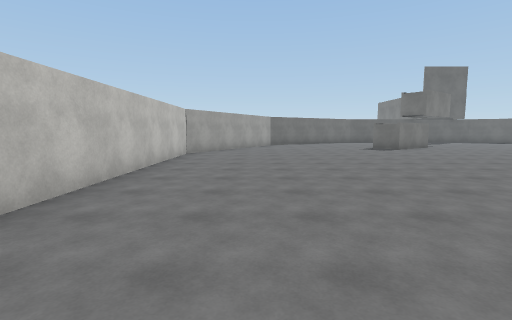
View 1 (above)

19 first-person views from a walk through a Unity game level. The camera is 1.5 m above the floor, tilts 6° down and sees 85° across. The floor is counted in squares, 2 m on a side. Each view is taken from the middle of a square. On the plan, view 1 faces up. The plan holds only what a view shows up to about 10 squares ahead; the rest is blank. The place goes on beyond the plan. Surface patterns are stand-ins for the level's own textures.

View 2
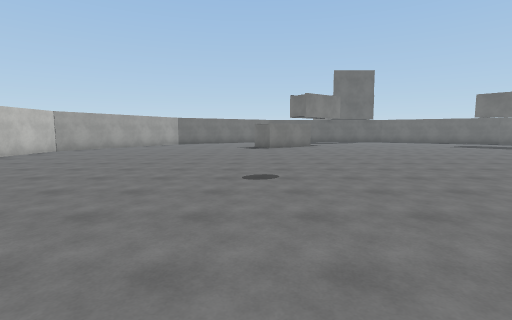

View 3
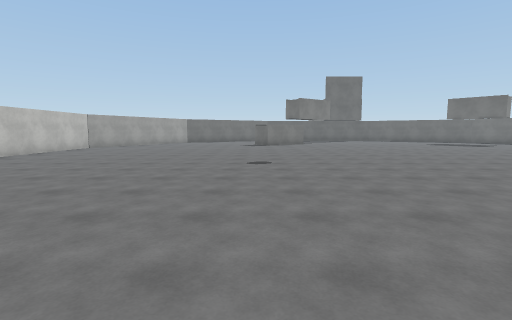

View 4
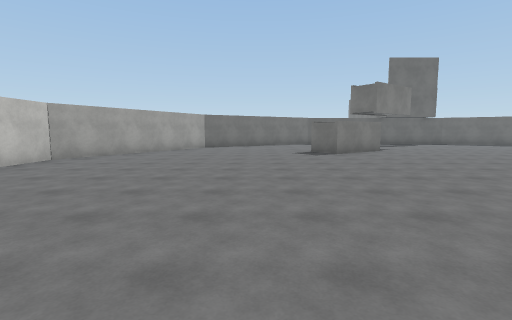

View 5
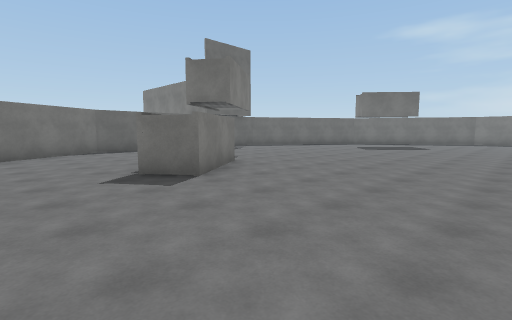

View 6
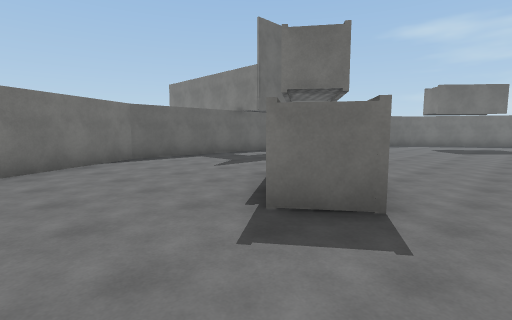

View 7
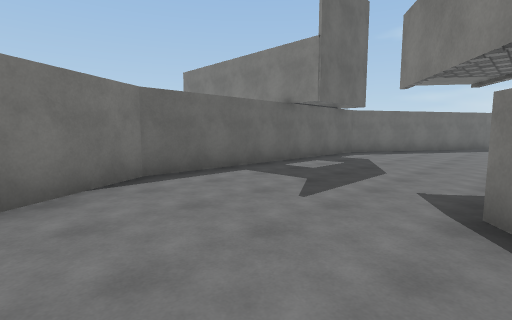

View 8
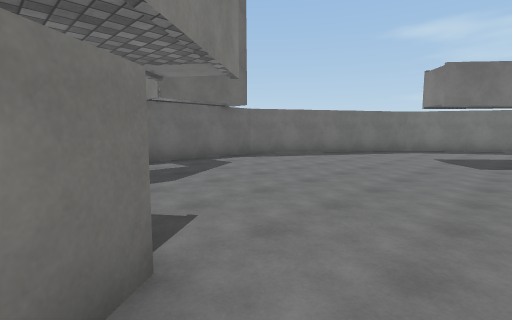

View 9
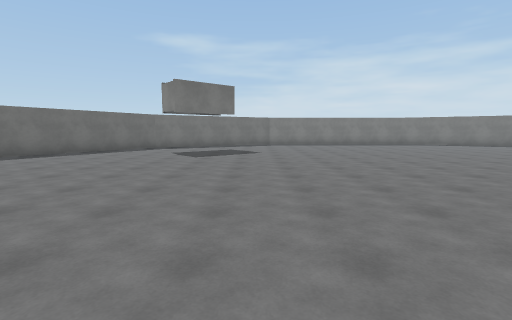

View 10
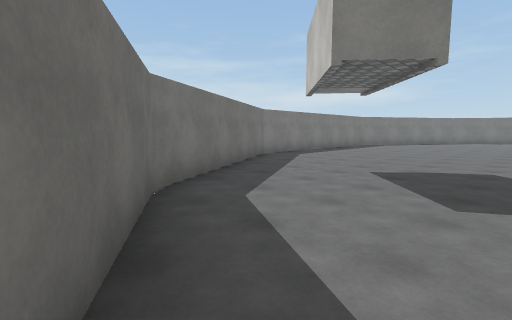

View 11
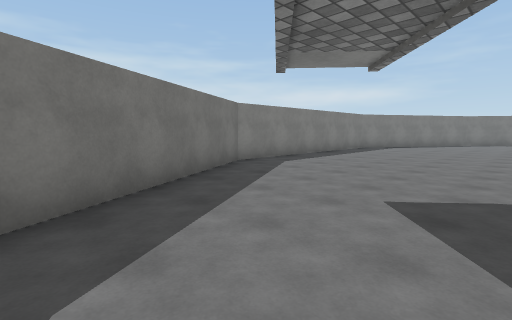

View 12
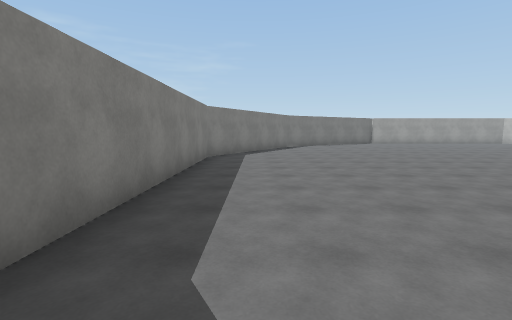

View 13
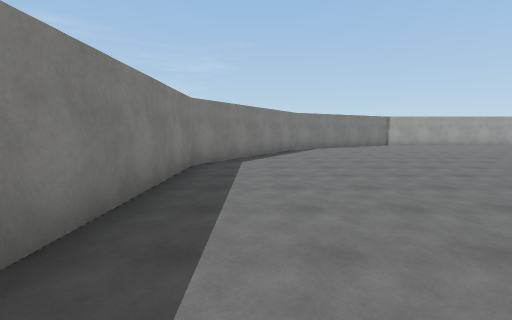

View 14
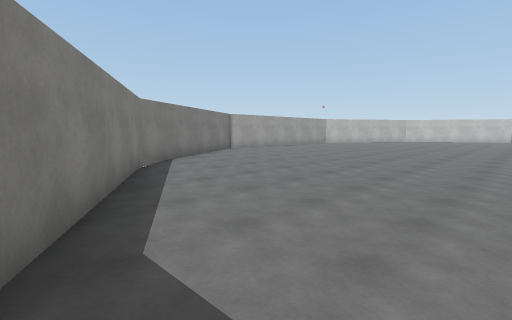

View 15
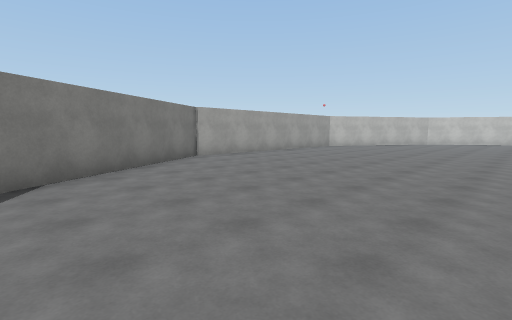

View 16
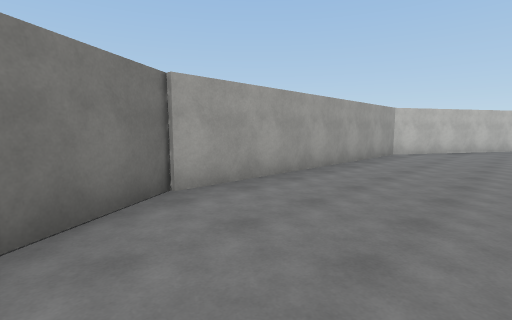

View 17
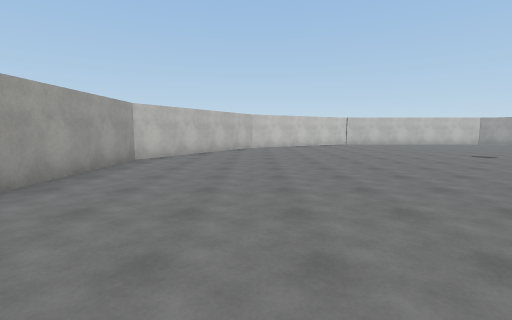

View 18
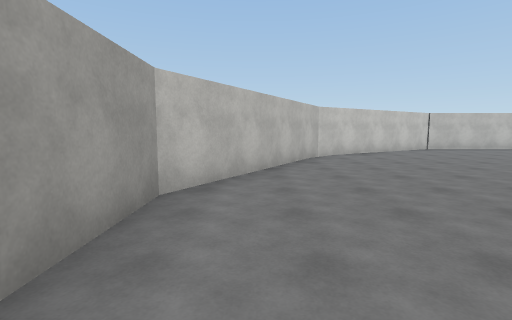

View 19
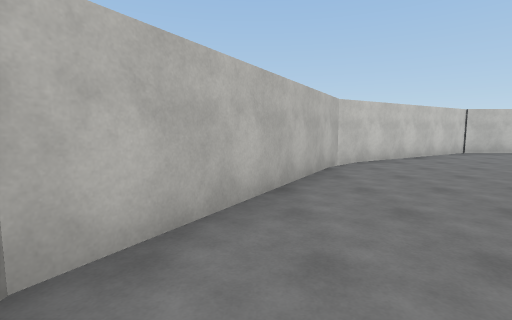

### Floor plan
Points are (right, up) in squares from view 1. A wall is a line through its corners. A room is listed if a view was taken in it or the views show most of it. See-through windows are left out.
Room 1 (views 1, 2, 3, 4, 5, 6, 7, 8, 9, 10, 11, 12, 13, 14, 15, 16, 17, 18, 19)
walls: (7.7, 12.4) (5.6, 10.9) (4.9, 11.8); (-0.5, 12.1) (-2.3, 9.1) (-2.3, 1.8) (0.7, -3.2) (5.8, -6.1) (13.5, -6.1) (18.4, -3.2) (21.4, 2) (21.4, 9.3) (18.4, 14.4) (13.3, 17.5) (5.9, 17.5) (3.2, 15.9)

Where each view was taken, in squares from view 1:
view 1: 0 up, 0 right, facing up
view 2: 1 down, 5 right, facing up
view 3: 3 down, 5 right, facing up
view 4: 2 up, 3 right, facing up
view 5: 7 up, 3 right, facing up-right
view 6: 10 up, 3 right, facing up-right
view 7: 13 up, 4 right, facing up-right
view 8: 11 up, 7 right, facing up-right
view 9: 10 up, 6 right, facing right
view 10: 16 up, 15 right, facing down-right
view 11: 14 up, 16 right, facing down-right
view 12: 10 up, 20 right, facing down
view 13: 8 up, 20 right, facing down
view 14: 3 up, 21 right, facing down-left
view 15: 1 up, 18 right, facing down-left
view 16: 3 down, 15 right, facing down-left
view 17: 3 down, 13 right, facing left
view 18: 5 down, 9 right, facing left
view 19: 5 down, 7 right, facing left
